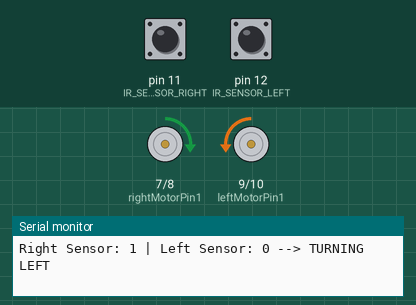
This sketch was run on a simulated Arduino Uno, built with avr-gcc and run on an emulated ATmega328P. Shown: motor-driver pin pairs drawn as motors (green arrow = first pin HIGH = forward, orange = second pin HIGH = backward, longer = more drive, scaled by the enable pin), the last lines printed to the serial monitor. Inputs (shaded band) come from the test bench; at power-on: pin 11 (IR_SENSOR_RIGHT) HIGH, pin 12 (IR_SENSOR_LEFT) LOW.

Above: at 1.2 s.
1.3 s: pin 11 (IR_SENSOR_RIGHT) driven LOW
At 2.5 s:
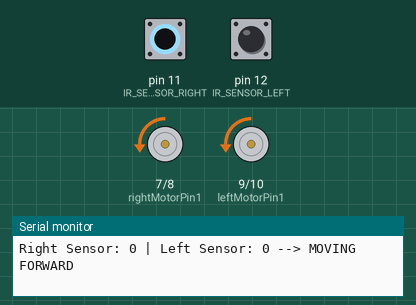
2.8 s: pin 12 (IR_SENSOR_LEFT) driven HIGH
At 4.0 s:
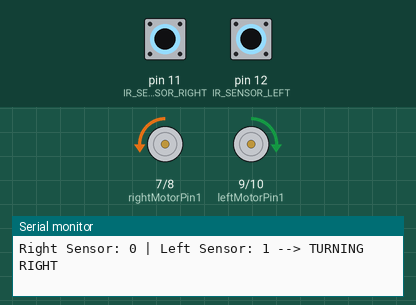
4.3 s: pin 11 (IR_SENSOR_RIGHT) driven HIGH
At 4.8 s:
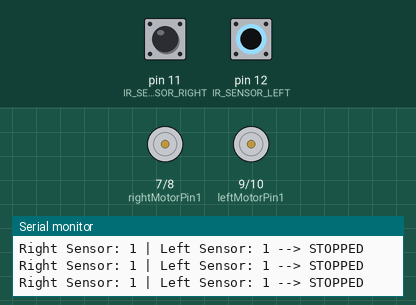
6.2 s: pin 12 (IR_SENSOR_LEFT) driven LOW
At 6.9 s:
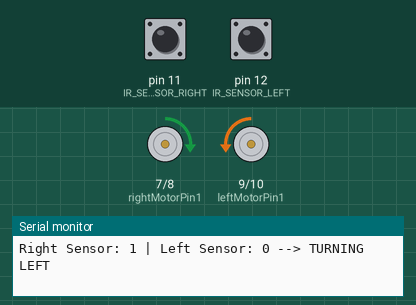
9.2 s: pin 11 (IR_SENSOR_RIGHT) pulsed LOW 2 times (0.12 s each, 0.3 s apart)
At 9.43 s:
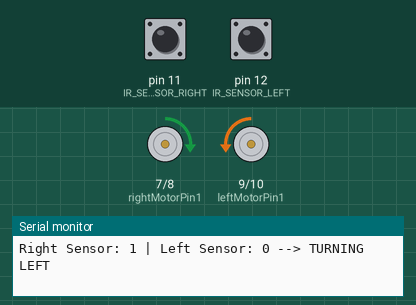
12.8 s: pin 12 (IR_SENSOR_LEFT) pulsed HIGH 5 times (0.12 s each, 0.3 s apart)
At 13.02 s:
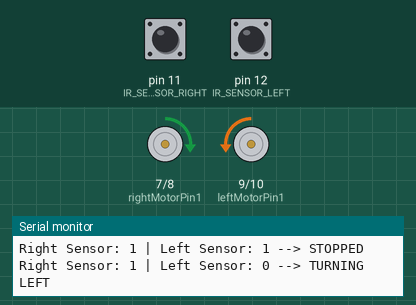
Timing chart, 0 to 15.8 s (numbered marks = the images above; inputs shaded):
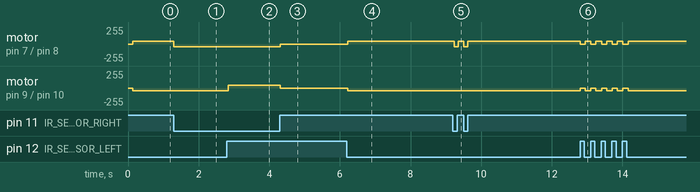

Measured:
- after the input at 1.3 s, motor on pin 7 (rightMotorPin1) / pin 8 (rightMotorPin2): forward 44/255 → backward 44/255 at once
- after the input at 2.8 s, motor on pin 9 (leftMotorPin1) / pin 10 (leftMotorPin2): backward 44/255 → forward 44/255 at once
- after the input at 4.3 s, motor on pin 7 (rightMotorPin1) / pin 8 (rightMotorPin2): backward 44/255 → stopped at once; motor on pin 9 (leftMotorPin1) / pin 10 (leftMotorPin2): forward 44/255 → stopped at once
- after the input at 6.2 s, motor on pin 7 (rightMotorPin1) / pin 8 (rightMotorPin2): stopped → forward 44/255 at once; motor on pin 9 (leftMotorPin1) / pin 10 (leftMotorPin2): stopped → backward 44/255 at once
- after the input at 9.2 s, motor on pin 7 (rightMotorPin1) / pin 8 (rightMotorPin2): alternates forward 44/255 for 0.16 s and backward 44/255 for 0.11 s, 4 changes in all, then stays forward 44/255, starting at once

The sketch:

Autostrider.ino
```cpp
#define IR_SENSOR_RIGHT 11
#define IR_SENSOR_LEFT 12

#define MOTOR_SPEED_RIGHT 300
#define MOTOR_SPEED_LEFT 300

// Right motor pins
int enableRightMotor=6;
int rightMotorPin1=7;
int rightMotorPin2=8;

// Left motor pins
int enableLeftMotor=5;
int leftMotorPin1=9;
int leftMotorPin2=10;


// Function: rotateMotor
// Controls motor direction and speed

void rotateMotor(int rightMotorSpeed,int leftMotorSpeed)
{

  if(rightMotorSpeed<0)
  {
    digitalWrite(rightMotorPin1,HIGH);   // backward
    digitalWrite(rightMotorPin2,LOW);
  }
  else if(rightMotorSpeed>0)
  {
    digitalWrite(rightMotorPin1,LOW);
    digitalWrite(rightMotorPin2,HIGH);   // forward
  }
  else
  {
    digitalWrite(rightMotorPin1,LOW);
    digitalWrite(rightMotorPin2,LOW);
  }


  if (leftMotorSpeed<0)
  {
    digitalWrite(leftMotorPin1,HIGH);    // backward
    digitalWrite(leftMotorPin2,LOW);
  }
  else if (leftMotorSpeed>0)
  {
    digitalWrite(leftMotorPin1,LOW);
    digitalWrite(leftMotorPin2,HIGH);    // forward
  }
  else
  {
    digitalWrite(leftMotorPin1,LOW);
    digitalWrite(leftMotorPin2,LOW);
  }

  // Apply PWM for speed control
  analogWrite(enableRightMotor,abs(rightMotorSpeed));
  analogWrite(enableLeftMotor,abs(leftMotorSpeed));
}

// ------------------------------------------------------------
// Setup: Runs once when Arduino starts
// ------------------------------------------------------------
void setup()
{
  // Change PWM frequency for smoother motor control
  TCCR0B=TCCR0B & B11111000 | B00000010; // ~7.8kHz

  // Set motor pins as outputs
  pinMode(enableRightMotor,OUTPUT);
  pinMode(rightMotorPin1,OUTPUT);
  pinMode(rightMotorPin2,OUTPUT);

  pinMode(enableLeftMotor,OUTPUT);
  pinMode(leftMotorPin1,OUTPUT);
  pinMode(leftMotorPin2,OUTPUT);

  // Set IR sensor pins as input
  pinMode(IR_SENSOR_RIGHT,INPUT);
  pinMode(IR_SENSOR_LEFT,INPUT);

  // Initialize Serial Monitor
  Serial.begin(9600);
  Serial.println("=====================================");
  Serial.println("AUTO STRIDER - LINE FOLLOWING ROBOT");
  Serial.println("=====================================");
  Serial.println("System Ready! Monitoring IR Sensors...");
  Serial.println();

  // Stop motors initially
  rotateMotor(0,0);
}

// ------------------------------------------------------------
// Loop: Runs continuously
// ------------------------------------------------------------
void loop()
{
  // Read IR sensor values
  int rightIRSensorValue=digitalRead(IR_SENSOR_RIGHT);
  int leftIRSensorValue=digitalRead(IR_SENSOR_LEFT);

  // Print raw sensor readings
  Serial.print("Right Sensor: ");
  Serial.print(rightIRSensorValue);
  Serial.print(" | Left Sensor: ");
  Serial.print(leftIRSensorValue);
  Serial.print(" --> ");

  // Decision logic for robot direction
  if (rightIRSensorValue==LOW && leftIRSensorValue==LOW)
  {
    // Both sensors on black line → move forward
    rotateMotor(MOTOR_SPEED_RIGHT,MOTOR_SPEED_LEFT);
    Serial.println("MOVING FORWARD");
  }
  else if (rightIRSensorValue==HIGH && leftIRSensorValue==LOW)
  {
    // Left on line, right off line → turn left
    rotateMotor(-MOTOR_SPEED_RIGHT,MOTOR_SPEED_LEFT);
    Serial.println("TURNING LEFT");
  }
  else if (rightIRSensorValue==LOW && leftIRSensorValue==HIGH)
  {
    // Right on line, left off line → turn right
    rotateMotor(MOTOR_SPEED_RIGHT, -MOTOR_SPEED_LEFT);
    Serial.println("TURNING RIGHT");
  }
  else
  {
    // Both off line → stop
    rotateMotor(0,0);
    Serial.println("STOPPED");
  }

  // Short delay for readability
  delay(300);
}
```
